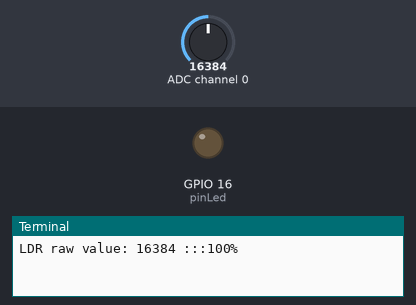
The program below on a simulated Raspberry Pi (BCM pin numbers). Shown: output pins drawn as LEDs (lit = HIGH), the last lines printed to the terminal. The test bench sets the inputs (shaded band); at power-on: ADC channel 0 = 16384 (analog values on the 0–32767 scale).

Above: at 1.2 s.
1.3 s: ADC channel 0 set to 528
3.2 s: ADC channel 0 set to 464
At 4.3 s:
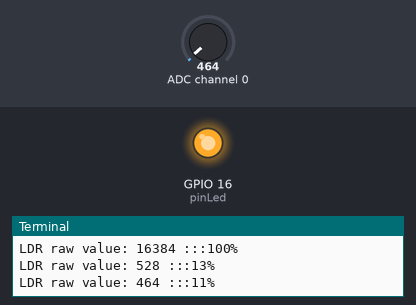
5.5 s: ADC channel 0 set to 3932
At 6.9 s:
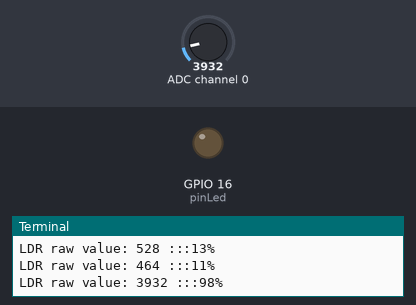
7.6 s: ADC channel 0 set to 173
At 9.4 s:
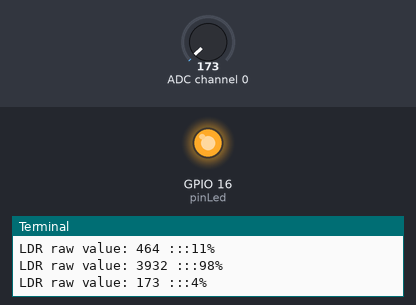
Timing chart, 0 to 10.6 s (numbered marks = the images above; inputs shaded):
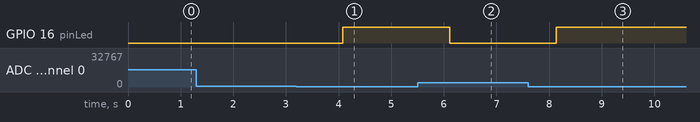

The program:

ldr1.py
```python
import Adafruit_ADS1x15
from time import sleep, strftime, time
import RPi.GPIO as GPIO
import numpy

GPIO.setmode(GPIO.BCM)
GPIO.setwarnings(False)


adc = Adafruit_ADS1x15.ADS1115()
GAIN = 1

pinLed = 16
GPIO.setup(pinLed, GPIO.OUT)

# collect/read ldr sensor value wit ADS1115
def ldr():
    ldrValue = adc.read_adc(0, gain=GAIN)
    return ldrValue

 # run forever except terminated
while True:
	try:
    #convert to 0 - 100% if needed
		per = numpy.interp(ldr(), [0,4000], [0, 100])

    #print values
		print('LDR raw value: ' + str(ldr()) + ' :::' + str(int(per)) + '%')

    #if value < 6000: it is now dark, turn LED on
		if ldr() < 500:
			GPIO.output(pinLed, GPIO.HIGH)
		else:
			GPIO.output(pinLed, GPIO.LOW)
		sleep(2)
	except KeyboardInterrupt:
        	GPIO.cleanup()
	        sleep(1)
```

Measured:
- the behaviour switches between 504 and 496 on ADC channel 0 (found by bisection; images 0 and 1)
- after the input at 3.2 s, GPIO 16 (pinLed): LOW → HIGH after 0.88 s
- after the input at 5.5 s, GPIO 16 (pinLed): HIGH → LOW after 0.61 s
- after the input at 7.6 s, GPIO 16 (pinLed): LOW → HIGH after 0.54 s
